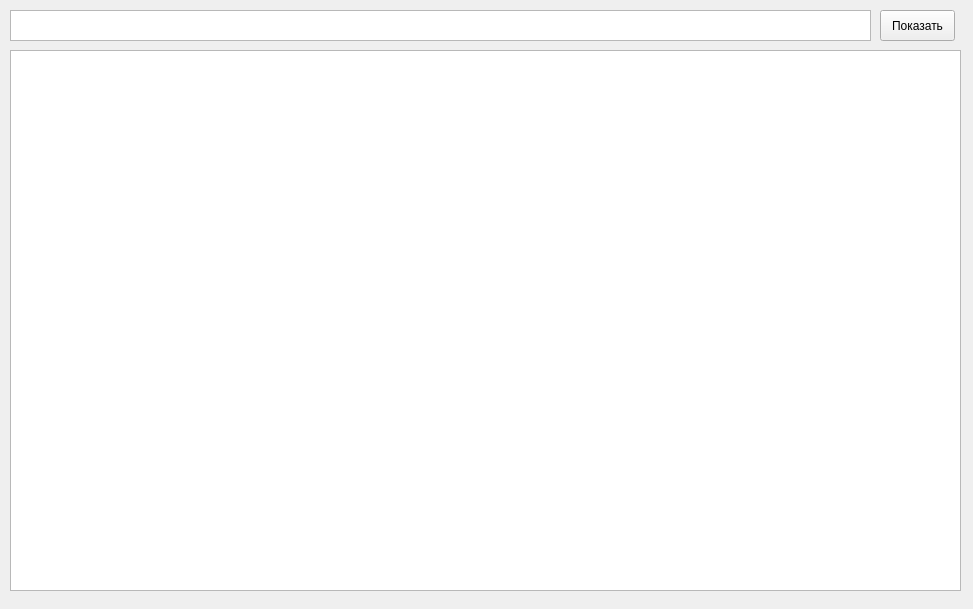
<?xml version="1.0" encoding="UTF-8"?>
<ui version="4.0">
 <class>MainWindow</class>
 <widget class="QMainWindow" name="MainWindow">
  <property name="geometry">
   <rect>
    <x>0</x>
    <y>0</y>
    <width>973</width>
    <height>609</height>
   </rect>
  </property>
  <property name="windowTitle">
   <string>MainWindow</string>
  </property>
  <widget class="QWidget" name="centralwidget">
   <widget class="QTableWidget" name="tableWidget">
    <property name="geometry">
     <rect>
      <x>10</x>
      <y>50</y>
      <width>951</width>
      <height>541</height>
     </rect>
    </property>
   </widget>
   <widget class="QPushButton" name="pushButton">
    <property name="geometry">
     <rect>
      <x>880</x>
      <y>10</y>
      <width>75</width>
      <height>31</height>
     </rect>
    </property>
    <property name="text">
     <string>Показать</string>
    </property>
   </widget>
   <widget class="QTextEdit" name="textEdit">
    <property name="geometry">
     <rect>
      <x>10</x>
      <y>10</y>
      <width>861</width>
      <height>31</height>
     </rect>
    </property>
   </widget>
  </widget>
 </widget>
 <resources/>
 <connections/>
</ui>
